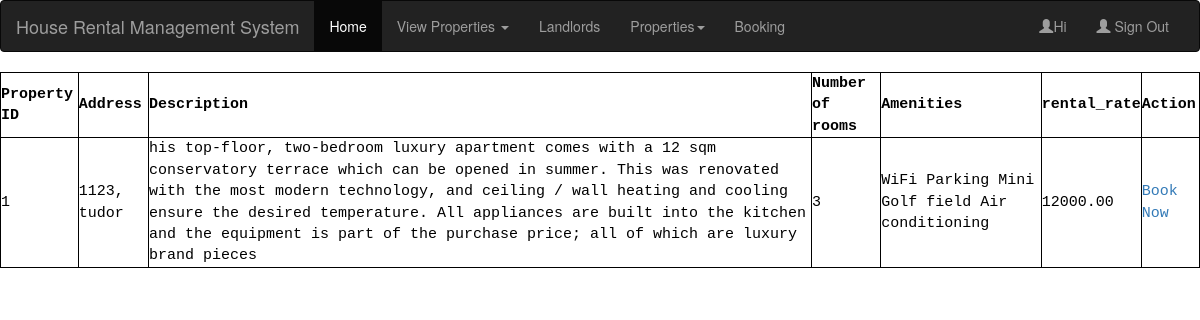
Screenshot of /booking.php with the database file from the repository.
### tables this page shows
CREATE TABLE `property` (
  `id` int(11) NOT NULL,
  `picture` blob DEFAULT NULL,
  `name` varchar(255) DEFAULT NULL,
  `description` text DEFAULT NULL,
  `rental_rate` decimal(10,2) DEFAULT NULL,
  `address` varchar(255) DEFAULT NULL,
  `location_id` int(11) DEFAULT NULL,
  `number_of_rooms` int(11) DEFAULT NULL,
  `amenities` text DEFAULT NULL,
  `date_listed` date DEFAULT NULL,
  `status` varchar(50) DEFAULT NULL,
  `landlord_id` int(11) DEFAULT NULL
);

### booking.php (the view, shortened to what this page needs)
<!DOCTYPE html>
<html lang="en">
<head>
   <link rel="stylesheet" type="text/css" href="table.css">
  <link rel="stylesheet" href="https://maxcdn.bootstrapcdn.com/bootstrap/3.4.0/css/bootstrap.min.css">
</head>
<body>
<nav class="navbar navbar-inverse">
  <div class="container-fluid">
    <div class="navbar-header">
      <a class="navbar-brand" href="#">House Rental Management System</a>
    </div>
    <div class="collapse navbar-collapse" id="myNavbar">
      <ul class="nav navbar-nav">
        <li class="active"><a href="index.html">Home</a></li>
        <li class="dropdown">
          <a class="dropdown-toggle" data-toggle="dropdown" href="viewhouse.php">View Properties <span class="caret"></span></a>
        </li>
        <li><a href="landlord.php">Landlords</a></li>
        <li class="dropdown">
          <a class="dropdown-toggle" data-toggle="dropdown" href="#">Properties<span class="caret"></span></a>
          </li>
        <li><a href="booking.php">Booking</a></li>
      </ul>
      <ul class="nav navbar-nav navbar-right">
      <li><a href="#"><span class="glyphicon glyphicon-user"></span>Hi <?php session_start();echo $_SESSION['uname'];?></a>
         </li>
        <li><a href="index.html"><span class="glyphicon glyphicon-user"></span> Sign Out</a></li>
      </ul>
    </div>
  </div>
</nav>
<?php
$servername = "localhost";
$username = "root";
$password = "";
$dbname = "house_rental_system";
$conn = new mysqli($servername, $username, $password, $dbname);
$sql = "SELECT * FROM property WHERE  status = 'vacant'";
$result = $conn->query($sql);
if ($result->num_rows > 0) {
    echo "<table border='1'>
            <tr>
                <th>Property ID</th>
                <th>Address</th>
                <th>Description</th>
                <th>Number of rooms</th>
                <th>Amenities</th>
                <th>rental_rate</th>
                <th>Action</th>
            </tr>";
    while ($row = $result->fetch_assoc()) {
        echo "<tr>
                <td>" . $row['id'] . "</td>
                <td>" . $row['address'] . "</td>
                <td>" . $row['description'] . "</td>
                <td>" . $row['number_of_rooms'] . "</td>
                <td>" . $row['amenities'] . "</td>
                <td>" . $row['rental_rate'] . "</td>
                <td><a href='booking.html? property_id=" . $row['id'] . "'>Book Now</a></td>
              </tr>";
    }
    echo "</table>";
} else {
    echo "No available houses.";
}
?>
</body>
</html>

### table.css (style rules this page uses)
table { width:100%; color: black; font-family: monospace; font-size: 15px; text-align: left; border-color: black; border-style: solid; }

### rows the page displays
property: id "1", address "1123, tudor", description "his top-floor, two-bedroom luxury apartment comes with a 12 sqm conservatory terrace which can be opened in summer. This was renovated with the most modern technology, and ceiling / wall heating and cooling ensure the desired temperature. All appliances are built into the kitchen and the equipment is part of the purchase price; all of which are luxury brand pieces", number_of_rooms "3", amenities "WiFi Parking Mini Golf field Air conditioning", rental_rate "12000.00"
